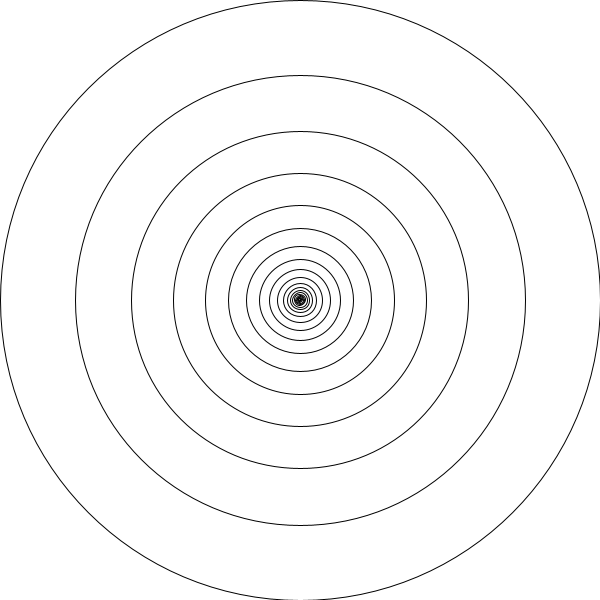
Frame 1 (no input)
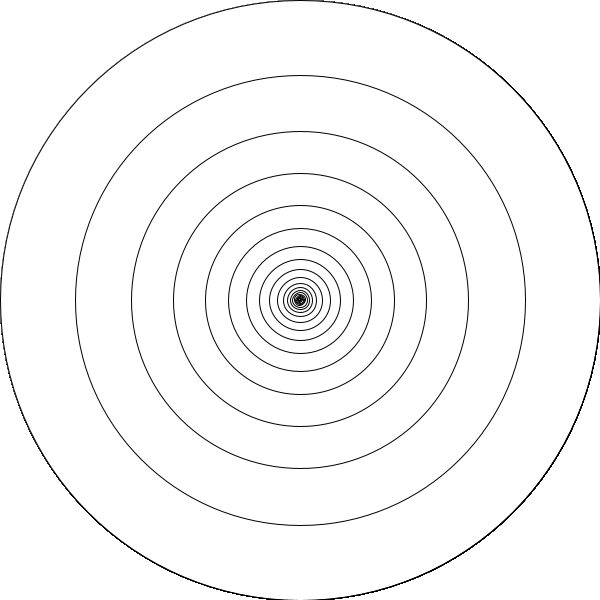
Frame 60 (the mouse pressed at the canvas centre just before this capture)
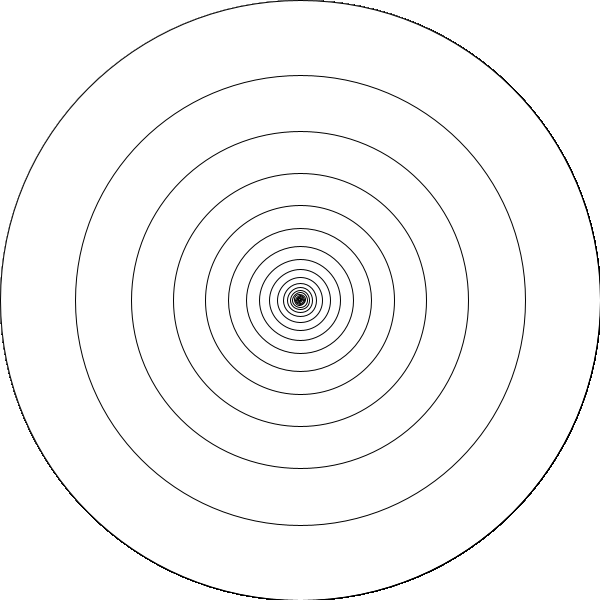
Frame 120 (the mouse held since frame 60 and released just before this capture)

The Processing sketch that drew these frames (run headless with seeded random() and noise(); from frame 60 on, the mouse is pressed at the canvas centre):

// Processing sketch: basicRecursion
// ── basicRecursion.pde
//basic recursion 
//calling a function inside of itself 
void setup(){
  size(600, 600); 
  background(255); 
}

void draw(){
    //circles 
    drawCircle(width/2, height/2, width); 
}

void drawCircle(int x, int y, float radius) {
  ellipse(x, y, radius, radius);
  if(radius > 2) {
    radius *= 0.75f;
    //what happens when we add more recursive functions? 
    drawCircle(x, y, radius);
  }
}
